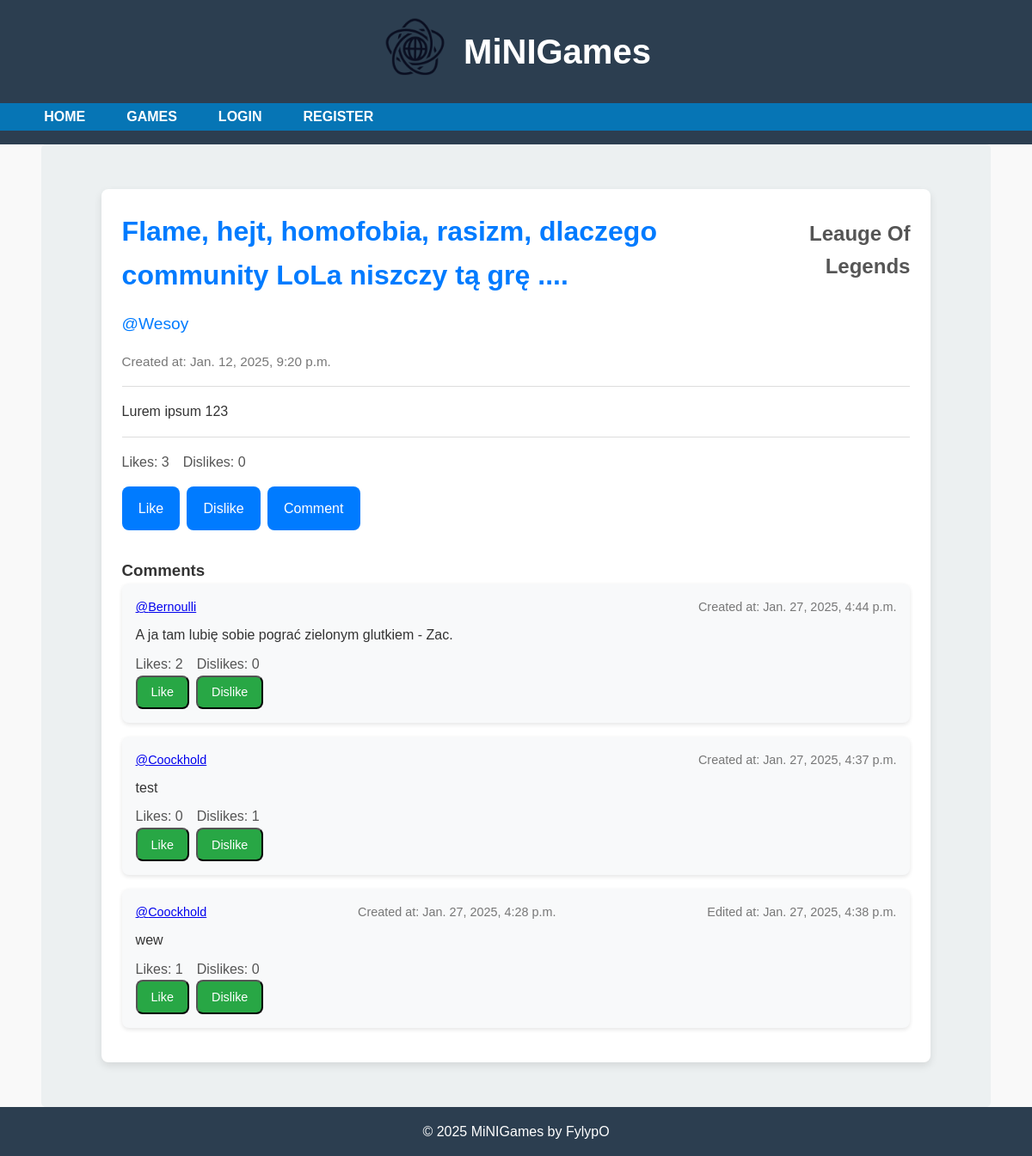
/reviews/1/, run on the app's committed database.
### minigames/models.py (models this page shows, shortened)
class ReactionMixin(models.Model):
    likes = models.IntegerField(default=0)
    dislikes = models.IntegerField(default=0)
    reactions = GenericRelation('Reaction', related_query_name='content_object')
    class Meta:
        abstract = True
    @property
    def like_count(self):
        return self.reactions.filter(reaction_type=Reaction.ReactionType.LIKE).count()
    @property
    def dislike_count(self):
        return self.reactions.filter(reaction_type=Reaction.ReactionType.DISLIKE).count()

class Review(ReactionMixin, models.Model):
    title = models.CharField(max_length=255)
    content = models.TextField()
    created_at = models.DateTimeField(auto_now_add=True)
    updated_at = models.DateTimeField(auto_now=True)
    author = models.ForeignKey(User, on_delete=models.CASCADE)
    game = models.ForeignKey(Game, on_delete=models.CASCADE)
    gamerate = models.IntegerField(validators=[MinValueValidator(1), MaxValueValidator(5)])
    edited = models.BooleanField(default=False)

class Game(models.Model):
    title = models.CharField(max_length=255)
    genre = models.CharField(max_length=255)
    studio = models.CharField(max_length=255)
    release_date = models.DateField()
    image = models.ImageField(upload_to='games/', null=True, blank=True, default='media/deault_profile.png')
    def __str__(self):
        return self.title

class Comment(ReactionMixin, models.Model):
    content = models.TextField()
    created_at = models.DateTimeField(auto_now_add=True)
    updated_at = models.DateTimeField(auto_now=True)
    author = models.ForeignKey(User, on_delete=models.CASCADE)
    content_type = models.ForeignKey(ContentType, on_delete=models.CASCADE)
    object_id = models.PositiveIntegerField()
    content_object = GenericForeignKey('content_type', 'object_id')
    edited = models.BooleanField(default=False)

### minigames/views.py (the view)
# urls.py: path('reviews/<int:pk>/', views.review_site, name='review_site'),
def review_site(request, pk):
    comments = Comment.objects.filter(content_type__model='review', object_id=pk).order_by('-created_at')
    review = Review.objects.get(pk=pk)
    context = {
        'review': review,
        'comments': comments,
        'user': request.user,
    }
    return render(request, 'minigames/review_site.html', context)

### templates/minigames/review_site.html (shortened to what this page needs)
{% extends "minigames/base.html" %}
{% load static %}
{% block extra_css %}
<link rel="stylesheet" href="{% static 'css/review_site.css' %}">
{% endblock %}
{% block content %}
<div class="review-container">
    <div class="review-header">
        <h1 class="review-title">{{ review.title }}</h1>
        <h2 class="review-game">{{ review.game }}</h2>
    </div>
    <div class="review-author">
        <p><a href="{% url 'user_profile' review.author.id %}">@{{ review.author.username }}</a></p>
    </div>
    <div class="review-meta">
        <p class="meta-item">Created at: {{ review.created_at }}</p>
    </div>
    <div class="review-content">
        <p>{{ review.content }}</p>
    </div>
    <div class="review-stats-actions">
        <div class="stats">
            <p id="review-{{ review.id }}-likes">Likes: {{ review.like_count }}</p>
            <p id="review-{{ review.id }}-dislikes">Dislikes: {{ review.dislike_count }}</p>
        </div>
        <div class="actions">
            <button class="btn like-button" data-id="{{ review.id }}" data-type="review">Like</button>
            <button class="btn dislike-button" data-id="{{ review.id }}" data-type="review">Dislike</button>
            <a href="{% url 'comment_create' 'review' review.id %}" class="btn">Comment</a>
        </div>
    </div>
    <div class="review-comments">
        <h3>Comments</h3>
        {% for comment in comments %}
        <div class="comment-item">
            <div class="comment-header">
                <p><a href="{% url 'user_profile' comment.author.id %}">@{{ comment.author.username }}</a></p>
                <p>Created at: {{ comment.created_at }}</p>
                {% if comment.edited %}
                <p>Edited at: {{ comment.updated_at }}</p>
                {% endif %}
            </div>
            <div class="comment-content">
                <p>{{ comment.content }}</p>
            </div>
            <div class="stats">
                <p id="comment-{{ comment.id }}-likes">Likes: {{ comment.like_count }}</p>
                <p id="comment-{{ comment.id }}-dislikes">Dislikes: {{ comment.dislike_count }}</p>
            </div>
            <div class="comment-actions">
                <button class="btn like-button" data-id="{{ comment.id }}" data-type="comment">Like</button>
                <button class="btn dislike-button" data-id="{{ comment.id }}" data-type="comment">Dislike</button>
            </div>
        </div>
        {% endfor %}
    </div>
</div>
{% endblock %}

### static/CSS/base.css (style rules this page uses)
* { margin: 0; padding: 0; box-sizing: border-box; }
html, body { font-family: 'Roboto', sans-serif; height: 100%; color: #333; line-height: 1.6; overflow-x: hidden; overflow-y: scroll; }
html, body { display: flex; flex-direction: column; height: 100%; }

### static/CSS/review_site.css (style rules this page uses)
* { margin: 0; padding: 0; box-sizing: border-box; }
body { font-family: 'Arial', sans-serif; background-color: #f9f9f9; color: #333; line-height: 1.6; }
.review-container { max-width: 90%; margin: 20px auto; padding: 1.5rem; background: #fff; border-radius: 8px; box-shadow: 0 4px 10px rgba(0, 0, 0, 0.1); }
.review-header { display: flex; justify-content: space-between; align-items: baseline; margin-bottom: 1rem; }
.review-title { font-size: 2rem; color: #007bff; }
.review-game { font-size: 1.5rem; color: #555; text-align: right; }
.review-author { margin-bottom: 1rem; }
.review-author a { font-size: 1.2rem; color: #007bff; text-decoration: none; }
.review-meta { display: flex; gap: 2rem; margin-bottom: 1rem; font-size: 0.9rem; color: #777; }
.meta-item { font-size: 0.95rem; }
.review-content { padding: 1rem 0; border-top: 1px solid #ddd; border-bottom: 1px solid #ddd; margin-bottom: 1rem; font-size: 1rem; }
.review-stats-actions { display: flex; flex-direction: column; align-items: left; flex-wrap: wrap; gap: 1rem; margin-bottom: 2rem; }
.stats { display: flex; flex-direction: row; align-items: left; gap: 1rem; font-size: 1rem; color: #555; }
.actions { display: flex; gap: 0.5rem; }
.actions .btn { background-color: #007bff; color: #fff; padding: 0.8rem 1.2rem; border: none; border-radius: 0.5rem; font-size: 1rem; cursor: pointer; text-decoration: none; transition: background-color 0.3s ease; }
.review-comments { margin-top: 2rem; }
.comment-item { background: #f8f9fa; padding: 1rem; border-radius: 0.5rem; margin-bottom: 1rem; box-shadow: 0 2px 5px rgba(0, 0, 0, 0.1); }
.comment-header { display: flex; justify-content: space-between; font-size: 0.9rem; color: #777; }
.comment-content { margin: 0.5rem 0; font-size: 1rem; color: #333; }
.comment-actions { display: flex; gap: 0.5rem; }
.comment-actions .btn { background-color: #28a745; color: #fff; padding: 0.6rem 1rem; border-radius: 0.5rem; font-size: 0.9rem; cursor: pointer; transition: background-color 0.3s ease; }

### data on the page
Review: title "Flame, hejt, homofobia, rasizm, dlaczego community LoLa niszczy tą grę ....", game "Leauge Of Legends", author.username "Wesoy", created_at "Jan. 12, 2025, 9:20 p.m.", content "Lurem ipsum 123", like_count "3", dislike_count "0"
Comment: author.username "Bernoulli", created_at "Jan. 27, 2025, 4:44 p.m.", content "A ja tam lubię sobie pograć zielonym glutkiem - Zac.", like_count "2", dislike_count "0"
Comment: author.username "Coockhold", created_at "Jan. 27, 2025, 4:37 p.m.", content "test", like_count "0", dislike_count "1"
Comment: author.username "Coockhold", created_at "Jan. 27, 2025, 4:28 p.m.", updated_at "Jan. 27, 2025, 4:38 p.m.", content "wew", like_count "1", dislike_count "0"
